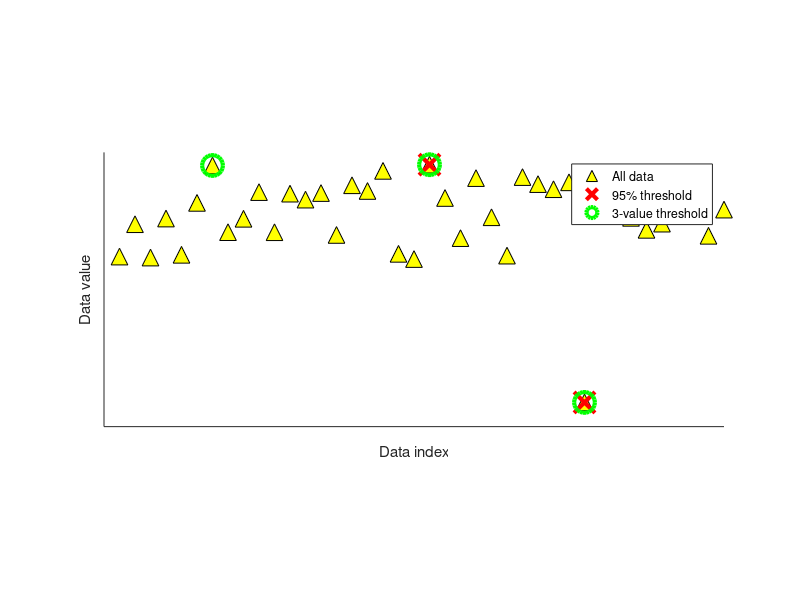
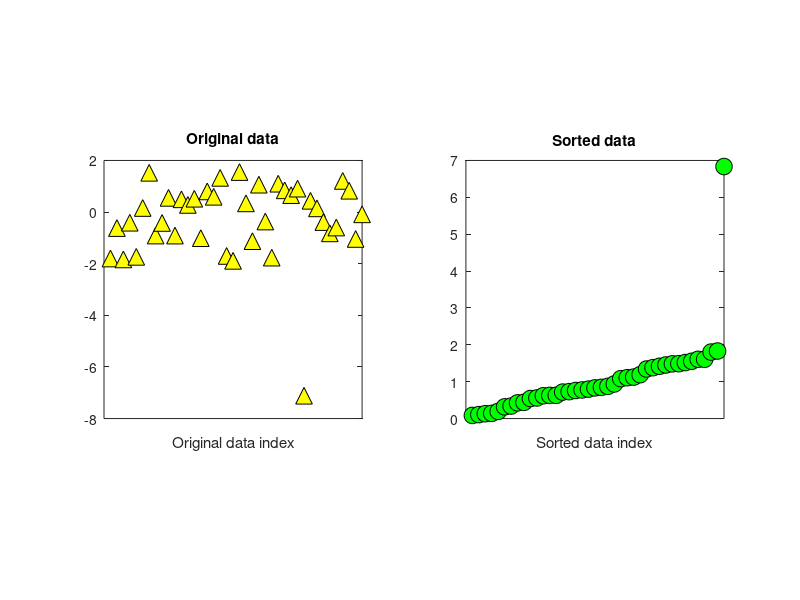

Here is the MATLAB script that generated these plots, in order:
%%
%   COURSE: Master statistics and machine learning: intuition, math, code										
%      URL: udemy.com/course/statsml_x/?couponCode=202006 
% 
%  SECTION: Data normalizations and outliers
%    VIDEO: Data trimming to remove outliers
% 
%  TEACHER: Mike X Cohen, sincxpress.com
%

%%

% a clear MATLAB workspace is a clear mental workspace
close all; clear; clc

%% create some data

N = 40;
data = randn(N,1);
data(data<-2) = -data(data<-2).^2;
data(data>2) = data(data>2).^2;

% mean-centered data
dataMC = data - mean(data);

% and plot them (not it ;) )
figure(1), clf
subplot(5,1,2:4), hold on
plot(data,'k^','markerfacecolor','y','markersize',12);
set(gca,'xtick',[],'ytick',[])
xlabel('Data index')
ylabel('Data value')

%% show the mechanism

figure(2), clf
subplot(121)
plot(data,'k^','markerfacecolor','y','markersize',12);
set(gca,'xtick',[]), axis square
title('Original data')
xlabel('Original data index')

subplot(122)
plot(sort(abs(dataMC)),'ko','markerfacecolor','g','markersize',12)
set(gca,'xtick',[]), axis square
title('Sorted data')
xlabel('Sorted data index')


%% option 1: remove k% of the data

% percent of "extreme" data values to remove
trimPct = 5; % in percent

% identify the cut-off (note the abs() )
datacutoff = prctile(abs(dataMC),100-trimPct);

% find the exceedance data values
data2cut = find( abs(dataMC)>datacutoff );

% and mark those off
figure(1)
plot(data2cut,data(data2cut),'rx','markersize',15,'linew',3)

%% option 2: remove k most extreme values

% number of "extreme" data values to remove
k2remove = 3; % in number

% find the exceedance data values
[~,datasortIdx] = sort(abs(dataMC),'descend');
data2cut = datasortIdx(1:k2remove);

% and mark those off
plot(data2cut,data(data2cut),'go','markersize',15,'linew',3)

% finally, add a legend
legend({'All data';[ num2str(100-trimPct) '% threshold' ];[ num2str(k2remove) '-value threshold' ]})

%% done.
